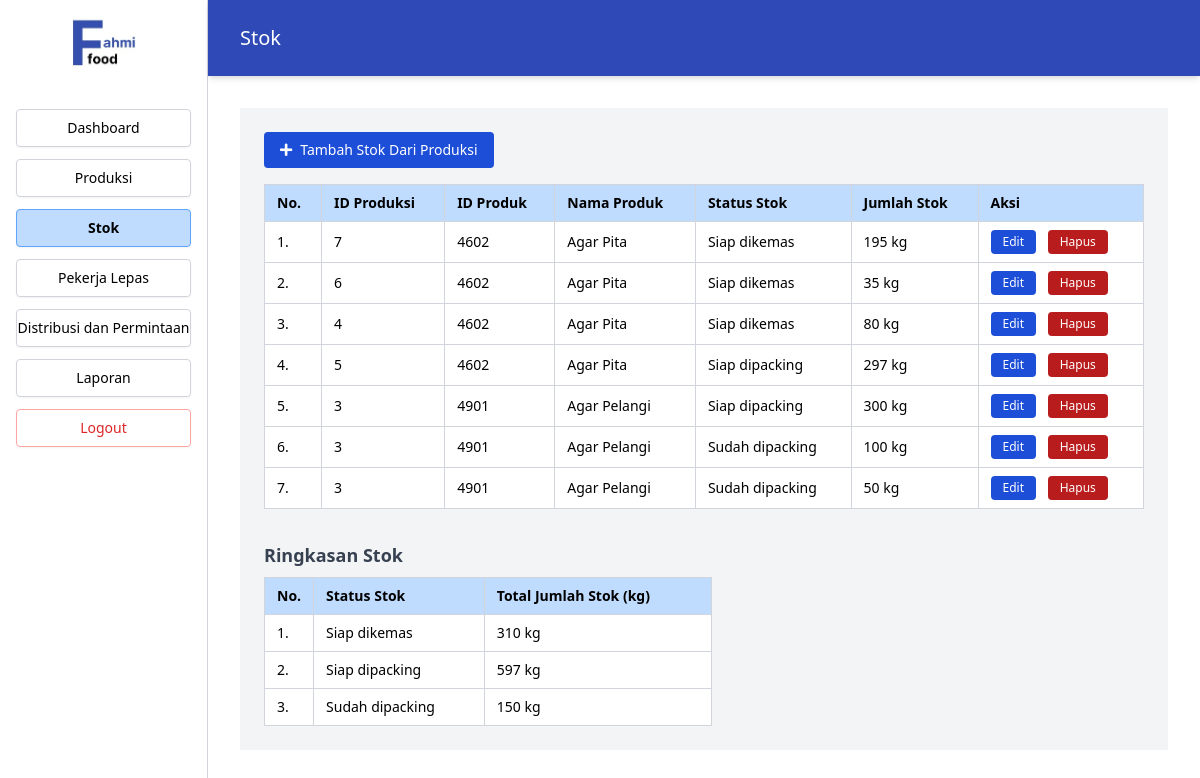
Before: /Index.php?page=stok (signed in) with the older database file.
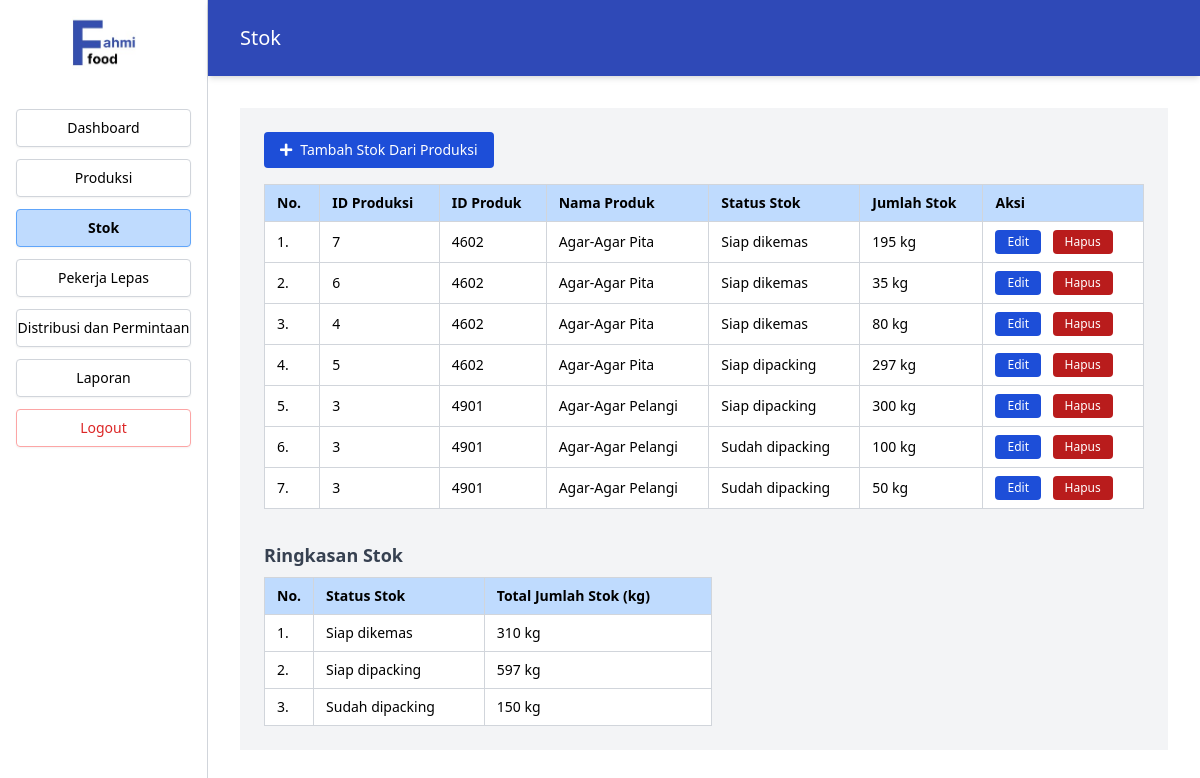
After: the same page with the newer database file.
### tables this page shows
CREATE TABLE `stok` (
  `id_stok` int(11) NOT NULL,
  `id_produk` int(11) NOT NULL,
  `id_produksi` int(11) DEFAULT NULL,
  `jumlah_stok` int(11) DEFAULT NULL,
  `sisa_stok` int(11) DEFAULT NULL,
  `status_stok` varchar(50) DEFAULT NULL,
  `jumlah_reject` int(11) DEFAULT NULL
);

CREATE TABLE `produk` (
  `id_produk` int(11) NOT NULL,
  `nama_produk` varchar(100) NOT NULL
);

### src/Stok.php (the view, shortened to what this page needs)
<?php
include 'koneksi.php';
$sql_stok = "SELECT s.id_stok, s.id_produk, s.id_produksi, p.nama_produk, s.status_stok, s.jumlah_stok
             FROM stok s
             JOIN produk p ON s.id_produk = p.id_produk
             ORDER BY s.id_stok DESC";
$stok_list = $pdo->query($sql_stok)->fetchAll(PDO::FETCH_ASSOC);
$stok_summary = $pdo->query("SELECT status_stok, SUM(jumlah_stok) as total_jumlah
                             FROM stok
                             GROUP BY status_stok")->fetchAll(PDO::FETCH_ASSOC);
?>
<main class="flex-1 bg-gray-100">
  <section class="p-6 overflow-x-auto">
    <button id="btnTambahStok" class="mb-4 inline-flex items-center gap-2 bg-blue-700 text-white text-sm font-normal px-4 py-2 rounded" type="button">
      <i class="fas fa-plus"></i> Tambah Stok Dari Produksi
    </button>
    <table class="w-full border border-gray-300 text-sm bg-white">
      <thead class="bg-blue-200 sticky top-0 z-10">
        <tr class="text-black text-left">
          <th class="border border-gray-300 px-3 py-2">No.</th>
          <th class="border border-gray-300 px-3 py-2">ID Produksi</th>
          <th class="border border-gray-300 px-3 py-2">ID Produk</th>
          <th class="border border-gray-300 px-3 py-2">Nama Produk</th>
          <th class="border border-gray-300 px-3 py-2">Status Stok</th>
          <th class="border border-gray-300 px-3 py-2">Jumlah Stok</th>
          <th class="border border-gray-300 px-3 py-2">Aksi</th>
        </tr>
      </thead>
      <tbody class="text-left">
        <?php if (empty($stok_list)): ?>
          <tr>
            <td colspan="7" class="border border-gray-300 px-3 py-4 text-center text-gray-500">
              Belum ada data stok.
            </td>
          </tr>
        <?php else: ?>
          <?php foreach ($stok_list as $index => $item): ?>
            <tr>
              <td class="border border-gray-300 px-3 py-2"><?php echo $index + 1; ?>.</td>
              <td class="border border-gray-300 px-3 py-2"><?php echo htmlspecialchars($item['id_produksi']); ?></td>
              <td class="border border-gray-300 px-3 py-2"><?php echo htmlspecialchars($item['id_produk']); ?></td>
              <td class="border border-gray-300 px-3 py-2"><?php echo htmlspecialchars($item['nama_produk']); ?></td>
              <td class="border border-gray-300 px-3 py-2"><?php echo htmlspecialchars($item['status_stok']); ?></td>
              <td class="border border-gray-300 px-3 py-2"><?php echo htmlspecialchars($item['jumlah_stok']); ?> kg</td>
              <td class="border border-gray-300 px-3 py-2 space-x-2">
                <button class="btnEdit bg-blue-700 text-white text-xs px-3 py-1 rounded"
                  data-id-stok="<?php echo $item['id_stok']; ?>"
                  data-id-produk="<?php echo $item['id_produk']; ?>"
                  data-id-produksi="<?php echo $item['id_produksi']; ?>"
                  data-nama-produk="<?php echo htmlspecialchars($item['nama_produk']); ?>"
                  data-status="<?php echo htmlspecialchars($item['status_stok']); ?>"
                  data-jumlah_stok="<?php echo $item['jumlah_stok']; ?>">Edit</button>
                <button class="btnHapus bg-red-700 text-white text-xs px-3 py-1 rounded"
                  data-id-stok="<?php echo $item['id_stok']; ?>">Hapus</button>
              </td>
            </tr>
          <?php endforeach; ?>
        <?php endif; ?>
      </tbody>
    </table>
    <div class="mt-8">
      <h3 class="text-lg font-semibold mb-2 text-gray-700">Ringkasan Stok</h3>
      <table class="w-full max-w-md border border-gray-300 text-sm bg-white">
        <thead class="bg-blue-200 sticky top-0 z-10">
          <tr class="text-black text-left">
            <th class="border border-gray-300 px-3 py-2 w-12">No.</th>
            <th class="border border-gray-300 px-3 py-2">Status Stok</th>
            <th class="border border-gray-300 px-3 py-2">Total Jumlah Stok (kg)</th>
          </tr>
        </thead>
        <tbody class="text-left">
          <?php if (empty($stok_summary)): ?>
            <tr>
              <td colspan="3" class="border border-gray-300 px-3 py-4 text-center text-gray-500">Data ringkasan kosong.</td>
            </tr>
          <?php else: ?>
            <?php foreach ($stok_summary as $index => $summary): ?>
              <tr>
                <td class="border border-gray-300 px-3 py-2"><?php echo $index + 1; ?>.</td>
                <td class="border border-gray-300 px-3 py-2"><?php echo htmlspecialchars($summary['status_stok']); ?></td>
                <td class="border border-gray-300 px-3 py-2"><?php echo htmlspecialchars($summary['total_jumlah']); ?> kg</td>
              </tr>
            <?php endforeach; ?>
          <?php endif; ?>
        </tbody>
      </table>
    </div>
  </section>
</main>

Changed rows visible on the page:
changed through a linked row, stok (number 1 of 7 on the later page): id_produk.nama_produk "Agar Pita" → "Agar-Agar Pita"
changed through a linked row, stok (number 2 of 7 on the later page): id_produk.nama_produk "Agar Pita" → "Agar-Agar Pita"
changed through a linked row, stok (number 3 of 7 on the later page): id_produk.nama_produk "Agar Pita" → "Agar-Agar Pita"
changed through a linked row, stok (number 4 of 7 on the later page): id_produk.nama_produk "Agar Pita" → "Agar-Agar Pita"
changed through a linked row, stok (number 5 of 7 on the later page): id_produk.nama_produk "Agar Pelangi" → "Agar-Agar Pelangi"
changed through a linked row, stok (number 6 of 7 on the later page): id_produk.nama_produk "Agar Pelangi" → "Agar-Agar Pelangi"
changed through a linked row, stok (number 7 of 7 on the later page): id_produk.nama_produk "Agar Pelangi" → "Agar-Agar Pelangi"
